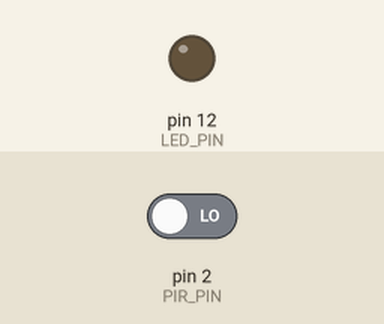
The sketch below on a simulated Arduino Uno, built with avr-gcc and run on an emulated ATmega328P. Parts: output pins drawn as LEDs (lit = HIGH). The inputs (shaded band) are chosen by the test bench; at power-on: pin 2 (PIR_PIN) LOW. What the sketch prints to the serial monitor is not drawn.

Above: at 1.2 s.
1.3 s: pin 2 (PIR_PIN) driven HIGH
At 1.7 s:
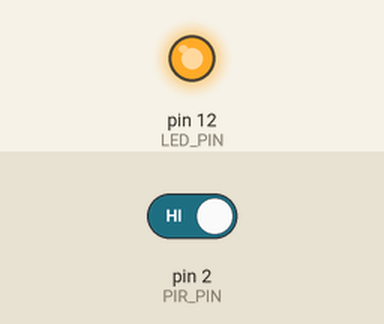
2.8 s: pin 2 (PIR_PIN) driven LOW
At 4.1 s:
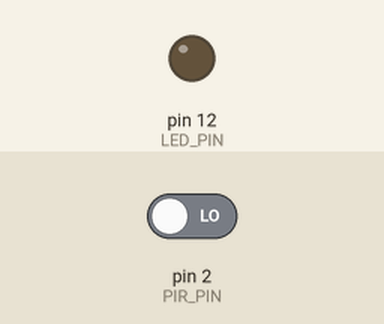
Timing chart, 0 to 5.8 s (numbered marks = the images above; inputs shaded):
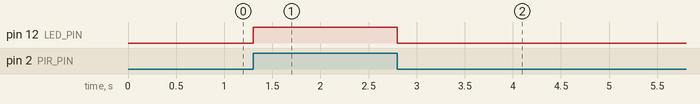

Measured:
- after the input at 1.3 s, pin 12 (LED_PIN): LOW → HIGH at once
- after the input at 2.8 s, pin 12 (LED_PIN): HIGH → LOW at once

The sketch:

LAB_1_3.ino
```cpp
const int LED_PIN = 12;
const int PIR_PIN = 2;

volatile int tot_count = 0;

void setup()
{
  Serial.begin(9600);
  while (!Serial);
  Serial.println("Lab 1.3 Starting");
  pinMode(LED_PIN, OUTPUT);
  pinMode(PIR_PIN, INPUT);
  digitalWrite(LED_PIN, LOW);
  attachInterrupt(digitalPinToInterrupt(PIR_PIN), checkPresence, CHANGE);
}

void checkPresence()
{
  if (digitalRead(PIR_PIN) == HIGH)
  {
    tot_count++;
    digitalWrite(LED_PIN, HIGH);
  }
  else
  {
    digitalWrite(LED_PIN, LOW);
  }
}

void loop()
{
  Serial.print("Number of people detected: ");
  Serial.println(tot_count);
  delay(30 * 1e03);
}
```
